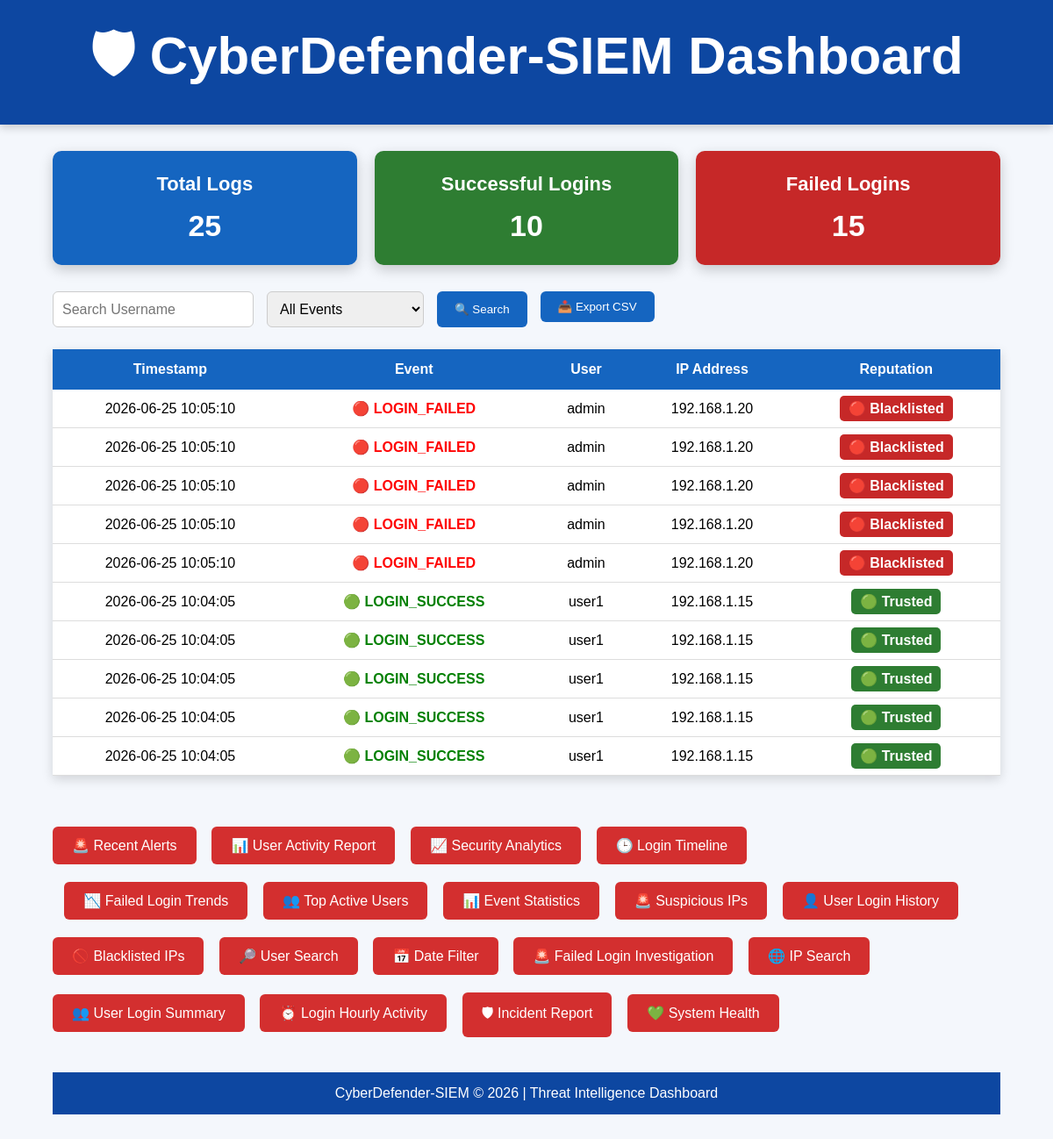
Before: / with the older database file.
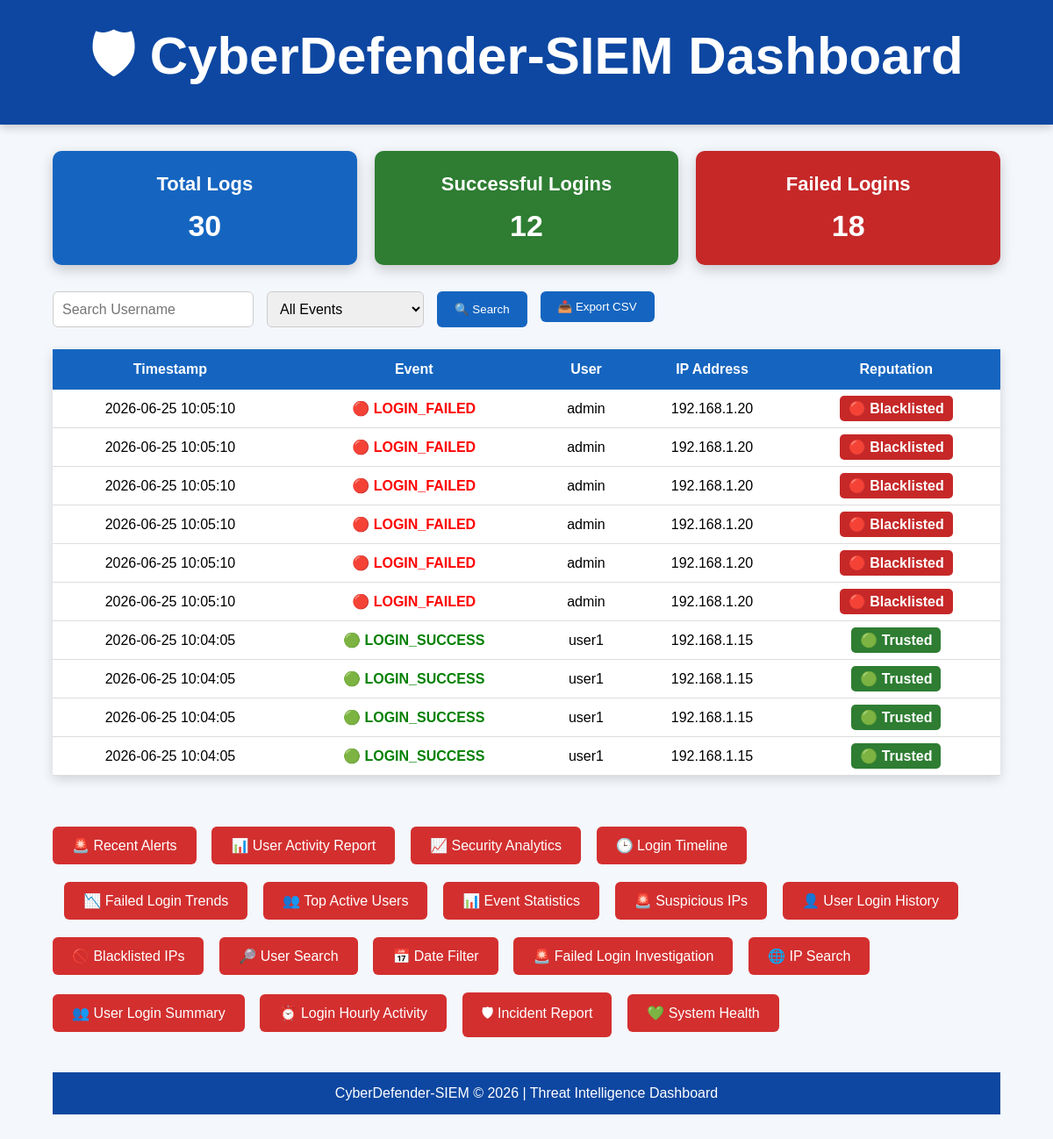
After: the same page with the newer database file.
### tables this page shows
CREATE TABLE logs(
    id INTEGER PRIMARY KEY AUTOINCREMENT,
    timestamp TEXT,
    event TEXT,
    user TEXT,
    ip TEXT
);

### src/web_dashboard.py (the view)
@app.route("/")
def dashboard():
    search = request.args.get("search", "")
    event = request.args.get("event", "")
    conn = sqlite3.connect(DATABASE)
    cursor = conn.cursor()
    cursor.execute("SELECT COUNT(*) FROM logs")
    total = cursor.fetchone()[0]
    cursor.execute("SELECT COUNT(*) FROM logs WHERE event='LOGIN_SUCCESS'")
    success = cursor.fetchone()[0]
    cursor.execute("SELECT COUNT(*) FROM logs WHERE event='LOGIN_FAILED'")
    failed = cursor.fetchone()[0]
    query = """
        SELECT timestamp,event,user,ip
        FROM logs
        WHERE user LIKE ?
    """
    params = ['%' + search + '%']
    if event:
        query += " AND event=?"
        params.append(event)
    query += " ORDER BY timestamp DESC LIMIT 10"
    cursor.execute(query, params)
    rows = cursor.fetchall()
    logs = []
    for row in rows:
        reputation = check_ip_reputation(row[3])
        logs.append((
            row[0],
            row[1],
            row[2],
            row[3],
            reputation
        ))
    conn.close()
    return render_template(
        "dashboard.html",
        total=total,
        success=success,
        failed=failed,
        logs=logs,
        search=search,
        event=event
    )

### src/ip_reputation.py (called while the page is built)
def check_ip_reputation(ip):
    if ip in BLACKLISTED_IPS:
        return "Blacklisted"
    elif ip in SUSPICIOUS_IPS:
        return "Suspicious"
    elif ip in TRUSTED_IPS:
        return "Trusted"
    else:
        return "Unknown"

### templates/dashboard.html (shortened to what this page needs)
<!DOCTYPE html>
<html lang="en">
<head>
    <link rel="stylesheet" href="{{ url_for('static', filename='css/style.css') }}">
</head>
<body>
<header>
    <h1>🛡 CyberDefender-SIEM Dashboard</h1>
</header>
<div class="container">
    <div class="cards">
        <div class="card total">
            <h2>Total Logs</h2>
            <p>{{ total }}</p>
        </div>
        <div class="card success">
            <h2>Successful Logins</h2>
            <p>{{ success }}</p>
        </div>
        <div class="card failed">
            <h2>Failed Logins</h2>
            <p>{{ failed }}</p>
        </div>
    </div>
    <form method="GET" class="search-form">
        <input
            type="text"
            name="search"
            placeholder="Search Username"
            value="{{ search }}">
        <select name="event">
            <option value="">All Events</option>
        </select>
        <button type="submit">🔍 Search</button>
        <a href="/export">
            <button type="button">📥 Export CSV</button>
        </a>
    </form>
    <table>
        <thead>
            <tr>
                <th>Timestamp</th>
                <th>Event</th>
                <th>User</th>
                <th>IP Address</th>
                <th>Reputation</th>
            </tr>
        </thead>
        <tbody>
        {% for log in logs %}
        <tr>
            <td>{{ log[0] }}</td>
            <td>
                {% if log[1] == "LOGIN_SUCCESS" %}
                    <span class="success-text">🟢 {{ log[1] }}</span>
                {% else %}
                    <span class="failed-text">🔴 {{ log[1] }}</span>
                {% endif %}
            </td>
            <td>{{ log[2] }}</td>
            <td>{{ log[3] }}</td>
            <td>
                {% if log[4] == "Trusted" %}
                    <span class="trusted-badge">🟢 Trusted</span>
                {% elif log[4] == "Suspicious" %}
                    <span class="suspicious-badge">🟡 Suspicious</span>
                {% elif log[4] == "Blacklisted" %}
                    <span class="blacklisted-badge">🔴 Blacklisted</span>
                {% else %}
                    <span class="unknown-badge">⚪ Unknown</span>
                {% endif %}
            </td>
        </tr>
        {% endfor %}
        </tbody>
    </table>
    <br>
   <div style="margin-top:20px;">
    <a href="/alerts" class="alerts-btn">
        🚨 Recent Alerts
    </a>
    <a href="/user-report" class="alerts-btn">
        📊 User Activity Report
    </a>
    <a href="/analytics" class="alerts-btn">
        📈 Security Analytics
    </a>
    <a href="/timeline" class="alerts-btn">
        🕒 Login Timeline
    </a>
</div>
<a href="/failed-login-trends" class="alerts-btn">
    📉 Failed Login Trends
</a>
<a href="/top-active-users" class="alerts-btn">
    👥 Top Active Users
</a>
<a href="/event-statistics" class="alerts-btn">
    📊 Event Statistics
</a>
<a href="/suspicious-ips" class="alerts-btn">
    🚨 Suspicious IPs
</a>
<a href="/user-login-history" class="alerts-btn">
    👤 User Login History
</a>
<a href="/blacklisted-ips" class="alerts-btn">
    🚫 Blacklisted IPs
</a>
<a href="/user-search" class="alerts-btn">
    🔎 User Search
</a>
<a href="/date-filter" class="alerts-btn">
    📅 Date Filter
</a>
<a href="/failed-login-investigation" class="alerts-btn">
    🚨 Failed Login Investigation
</a>
<a href="/ip-search" class="alerts-btn">
    🌐 IP Search
</a>
<a href="/user-login-summary" class="alerts-btn">
    👥 User Login Summary
</a>
<a href="/login-hourly-activity" class="alerts-btn">
    ⏰ Login Hourly Activity
</a>
<a href="/incident-report" class="alerts-btn">
    🛡 Incident Report
</a>
<a href="/system-health" class="alerts-btn">
    💚 System Health
</a>
<footer>
    <p>CyberDefender-SIEM © 2026 | Threat Intelligence Dashboard</p>
</footer>
</body>
</html>

Changed rows visible on the page:
no longer on this page (row unchanged): logs: timestamp "2026-06-25 10:04:05", event "LOGIN_SUCCESS", user "user1", ip "192.168.1.15", shows "🟢 Trusted"
added logs: timestamp "2026-06-25 10:05:10", event "LOGIN_FAILED", user "admin", ip "192.168.1.20", shows "🔴 Blacklisted"
Other visible differences:
{{ total }}: "25" → "30"
{{ success }}: "10" → "12"
{{ failed }}: "15" → "18"
